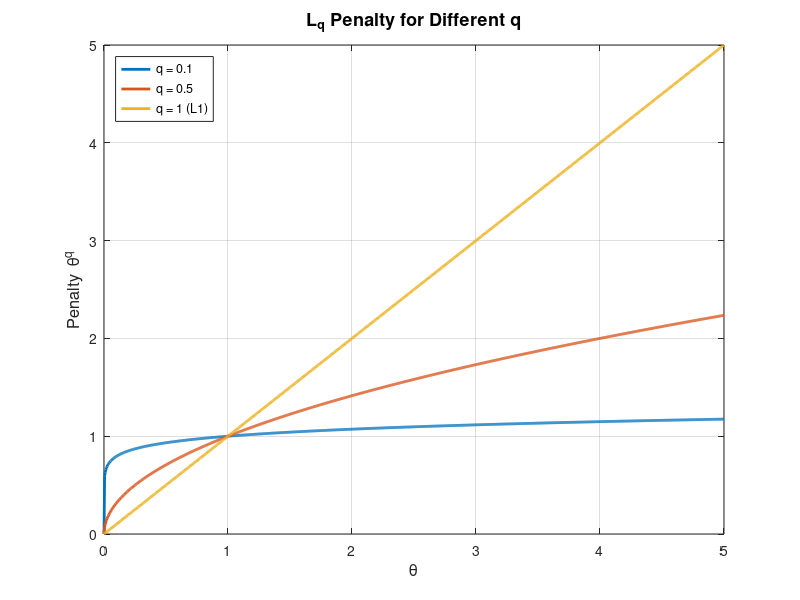

MATLAB code to generate this figure:
% ============================================
% Plot L_q penalty for q = 0.1, 0.5, 1
% ============================================

theta = linspace(0, 5, 1000);

q_vals = [0.1, 0.5, 1];

P = zeros(length(q_vals), length(theta));

for k = 1:length(q_vals)
    q = q_vals(k);
    P(k,:) = theta.^q;
end

% -------- Plot --------
figure;
plot(theta, P(1,:), 'LineWidth', 2); hold on;
plot(theta, P(2,:), 'LineWidth', 2);
plot(theta, P(3,:), 'LineWidth', 2);

xlabel('\theta', 'FontSize', 12);
ylabel('Penalty  \theta^q', 'FontSize', 12);
title('L_q Penalty for Different q', 'FontSize', 13);

legend('q = 0.1', 'q = 0.5', 'q = 1 (L1)', ...
       'Location', 'NorthWest');

grid on;
box on;

% -------- Save as JPG --------
set(gcf, 'Position', [100 100 800 600]);   % optional
print('Lq_penalty_plot', '-djpeg', '-r300');
